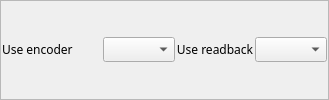
           <widget class="QFrame" name="frame_17">
            <property name="frameShape">
             <enum>QFrame::StyledPanel</enum>
            </property>
            <property name="frameShadow">
             <enum>QFrame::Raised</enum>
            </property>
            <layout class="QVBoxLayout" name="verticalLayout_26" stretch="1">
             <property name="spacing">
              <number>1</number>
             </property>
             <property name="margin">
              <number>1</number>
             </property>
             <item>
              <layout class="QHBoxLayout" name="horizontalLayout_11" stretch="1,1,1,1">
               <property name="spacing">
                <number>1</number>
               </property>
               <item>
                <widget class="QLabel" name="label_22">
                 <property name="sizePolicy">
                  <sizepolicy hsizetype="Fixed" vsizetype="Preferred">
                   <horstretch>0</horstretch>
                   <verstretch>0</verstretch>
                  </sizepolicy>
                 </property>
                 <property name="minimumSize">
                  <size>
                   <width>100</width>
                   <height>0</height>
                  </size>
                 </property>
                 <property name="font">
                  <font>
                   <family>Abyssinica SIL</family>
                   <pointsize>9</pointsize>
                  </font>
                 </property>
                 <property name="text">
                  <string>Use encoder</string>
                 </property>
                </widget>
               </item>
               <item>
                <widget class="QEComboBox" name="qecombobox_7">
                 <property name="sizePolicy">
                  <sizepolicy hsizetype="Minimum" vsizetype="Fixed">
                   <horstretch>0</horstretch>
                   <verstretch>0</verstretch>
                  </sizepolicy>
                 </property>
                 <property name="minimumSize">
                  <size>
                   <width>0</width>
                   <height>1</height>
                  </size>
                 </property>
                 <property name="font">
                  <font>
                   <family>Abyssinica SIL</family>
                   <pointsize>9</pointsize>
                  </font>
                 </property>
                 <property name="variable" stdset="0">
                  <string>DMC01:$(M).UEIP</string>
                 </property>
                </widget>
               </item>
               <item>
                <widget class="QLabel" name="label_23">
                 <property name="sizePolicy">
                  <sizepolicy hsizetype="Preferred" vsizetype="Preferred">
                   <horstretch>0</horstretch>
                   <verstretch>0</verstretch>
                  </sizepolicy>
                 </property>
                 <property name="font">
                  <font>
                   <family>Abyssinica SIL</family>
                   <pointsize>9</pointsize>
                  </font>
                 </property>
                 <property name="text">
                  <string>Use readback</string>
                 </property>
                 <property name="alignment">
                  <set>Qt::AlignCenter</set>
                 </property>
                </widget>
               </item>
               <item>
                <widget class="QEComboBox" name="qecombobox_8">
                 <property name="sizePolicy">
                  <sizepolicy hsizetype="Minimum" vsizetype="Fixed">
                   <horstretch>0</horstretch>
                   <verstretch>0</verstretch>
                  </sizepolicy>
                 </property>
                 <property name="minimumSize">
                  <size>
                   <width>0</width>
                   <height>1</height>
                  </size>
                 </property>
                 <property name="font">
                  <font>
                   <family>Abyssinica SIL</family>
                   <pointsize>9</pointsize>
                  </font>
                 </property>
                 <property name="variable" stdset="0">
                  <string>DMC01:$(M).URIP</string>
                 </property>
                </widget>
               </item>
              </layout>
             </item>
            </layout>
           </widget>
